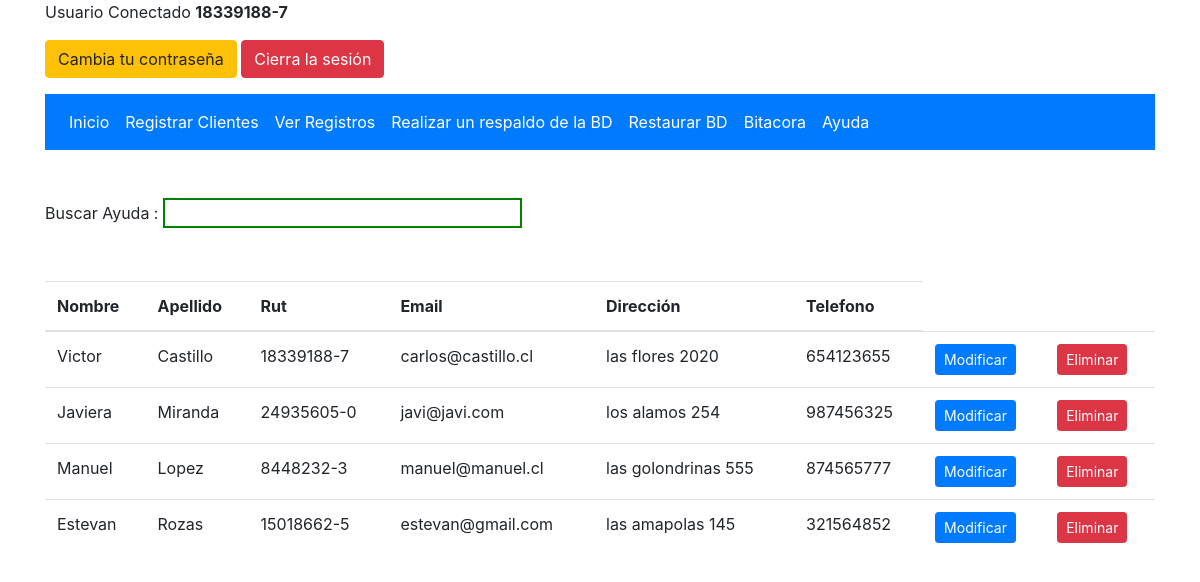
Page /mostrar.php (signed in) on the committed database.
### tables this page shows
CREATE TABLE IF NOT EXISTS `cliente` (
  `Rut` varchar(10) NOT NULL,
  `Nombre` varchar(30) DEFAULT NULL,
  `Apellido` varchar(30) DEFAULT NULL,
  `Email` varchar(30) DEFAULT NULL,
  `Direccion` varchar(30) DEFAULT NULL,
  `Telefono` varchar(30) DEFAULT NULL,
  `password` varchar(255) DEFAULT NULL,
  `fecha` timestamp NOT NULL DEFAULT current_timestamp() ON UPDATE current_timestamp(),
  `fecha_creacion` timestamp NOT NULL DEFAULT current_timestamp(),
  `fecha_up` timestamp NOT NULL DEFAULT '0000-00-00 00:00:00' ON UPDATE current_timestamp(),
  `ultima_visita` varchar(30) DEFAULT NULL,
  `tiempo_visita` time DEFAULT NULL,
  `info` varchar(255) DEFAULT NULL,
  `ip_cliente` varchar(255) DEFAULT NULL,
  PRIMARY KEY (`Rut`)
);

### mostrar.php (the view, shortened to what this page needs)
<?php
require('config.php');
?>
<!doctype html>
<html lang="es">
  <head>
    <link rel="stylesheet" href="https://stackpath.bootstrapcdn.com/bootstrap/4.5.2/css/bootstrap.min.css">
    <link rel="stylesheet" href="css/styles.css">
  </head>
  <body>
      <div class="container">
      <div class="page-header">
            <p>Usuario Conectado <b><?php echo htmlspecialchars($_SESSION["rut"]); ?></b>
        </div>
        <p>
            <a href="reset-password.php" class="btn btn-warning">Cambia tu contraseña</a>
            <a href="logout.php" class="btn btn-danger">Cierra la sesión</a>
        </p>
      <?php include './nav.php'; ?>
      <div class="mt-5">
        <?php include './buscador.php'; ?>
        </div>
      <table class="table mt-5">
                        <thead>
                          <tr>
                            <th scope="col">Nombre</th>
                            <th scope="col">Apellido</th>
                            <th scope="col">Rut</th>
                            <th scope="col">Email</th>
                            <th scope="col">Dirección</th>
                            <th scope="col">Telefono</th>
                          </tr>
                        </thead>
               <?php
                $sql = "SELECT Rut, Nombre, Apellido, Email, Direccion, Telefono FROM cliente";
                $result = mysqli_query($db_connection, $sql);
                if ($result->num_rows > 0) {
                  while($row = $result->fetch_assoc()) {
                    ?>
                    <?php
                      $nombre = $row["Nombre"];
                      $apellido = $row["Apellido"];
                      $rut = $row["Rut"];
                      $email = $row["Email"];
                      $direccion = $row["Direccion"];
                      $telefono = $row["Telefono"];
                    ?>
                    <tr>
                     <td><?php echo utf8_encode($nombre) ?></td>
                     <td><?php echo utf8_encode($apellido) ?></td>
                     <td><?php echo $rut ?></td>
                     <td><?php echo $email ?></td>
                     <td><?php echo utf8_encode($direccion) ?></td>
                     <td><?php echo $telefono ?></td>
                     <?php
                    echo "<td> <a href='modificar.php?rut=$rut'><button type='button' class='btn btn-primary btn-sm'>Modificar</button></a> </td>" ;
                    echo "<td> <a href='eliminar.php?rut=$rut'><button type='button' class='btn btn-danger btn-sm'>Eliminar</button></a></td>";
                     ?>
                  </tr>
                <?php
                  }
                } else {
                    echo "0 results";
                }
                ?>
         </table>
      </div>
</body>

### rows in the picture
cliente: Nombre "Victor", Apellido "Castillo", Rut "18339188-7", Email "carlos@castillo.cl", Direccion "las flores 2020", Telefono "654123655"
cliente: Nombre "Javiera", Apellido "Miranda", Rut "24935605-0", Email "javi@javi.com", Direccion "los alamos 254", Telefono "987456325"
cliente: Nombre "Manuel", Apellido "Lopez", Rut "8448232-3", Email "manuel@manuel.cl", Direccion "las golondrinas 555", Telefono "874565777"
cliente: Nombre "Estevan", Apellido "Rozas", Rut "15018662-5", Email "estevan@gmail.com", Direccion "las amapolas 145", Telefono "321564852"

### other values in the picture
$_SESSION["rut"] "18339188-7"
